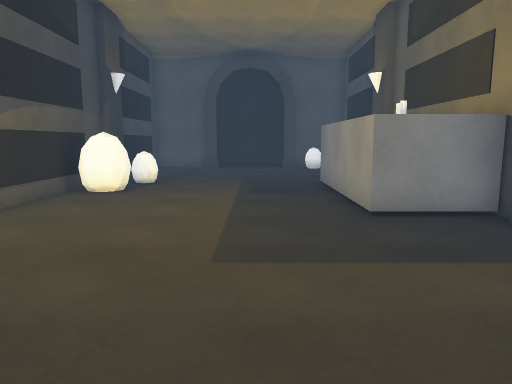
View 1 (above)

13 first-person views from a walk through a 3-D level made in the Unity game engine. The camera is 1.4 m above the floor, tilts 8° down and sees 70° across. The floor is counted in squares, 1 m on a side. Each view is taken from the middle of a square. On the plan, view 1 faces up. The plan holds only what a view shows up to about 16 squares ahead; the rest is blank. The place goes on beyond the plan. Surface patterns are stand-ins for the level's own textures.

View 2
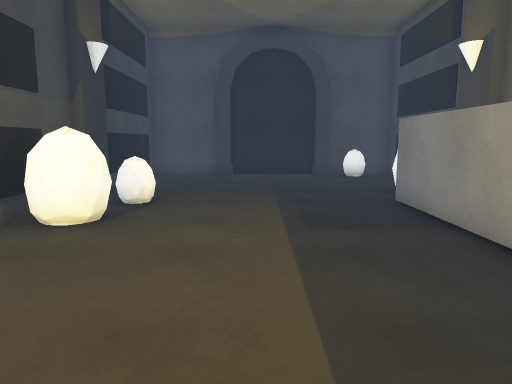

View 3
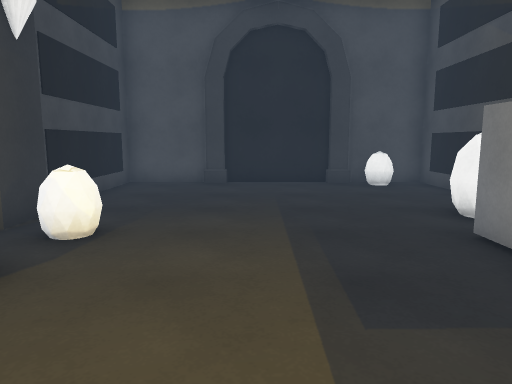

View 4
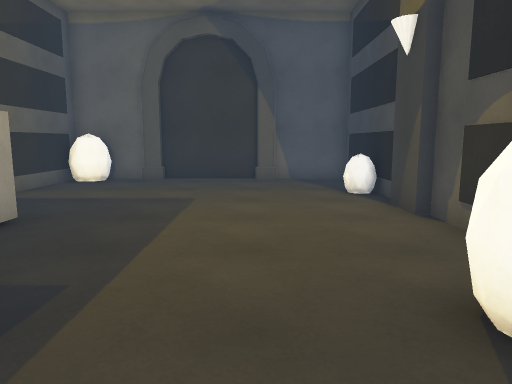

View 5
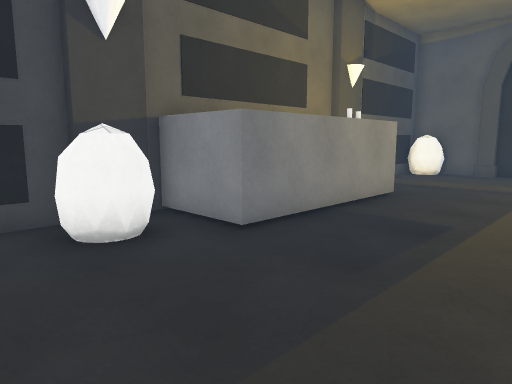

View 6
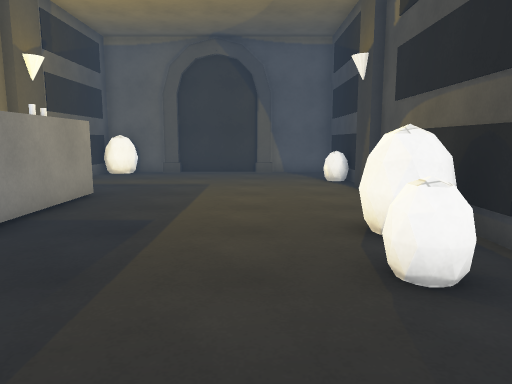

View 7
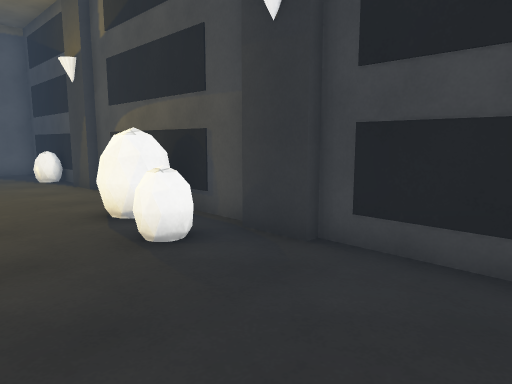

View 8
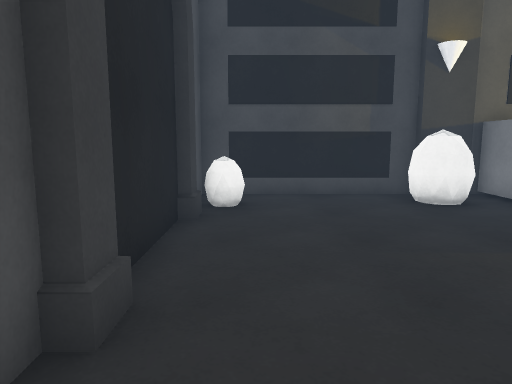

View 9
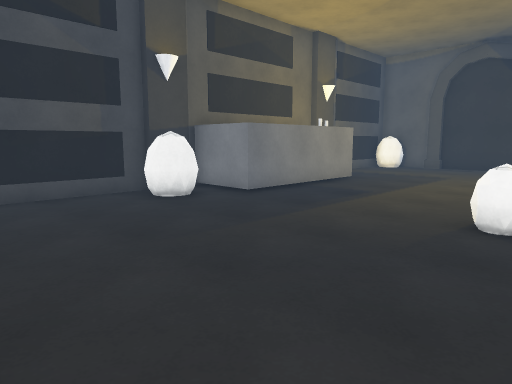

View 10
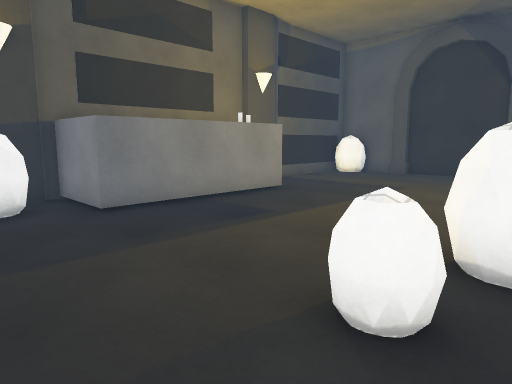

View 11
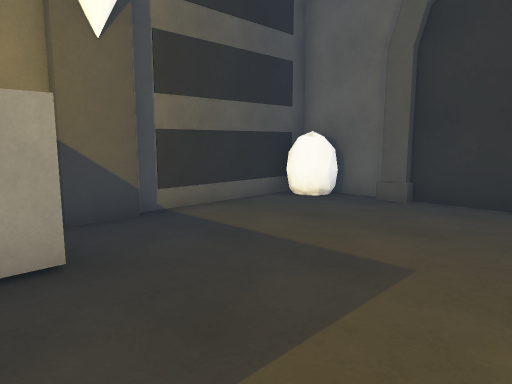

View 12
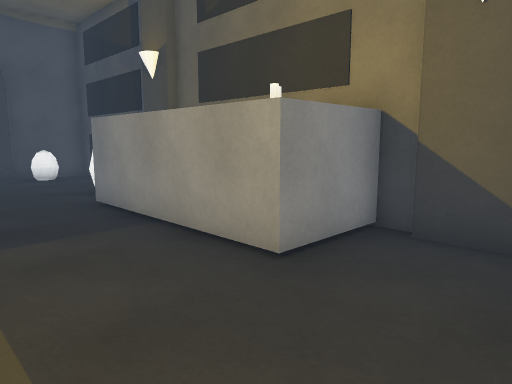

View 13
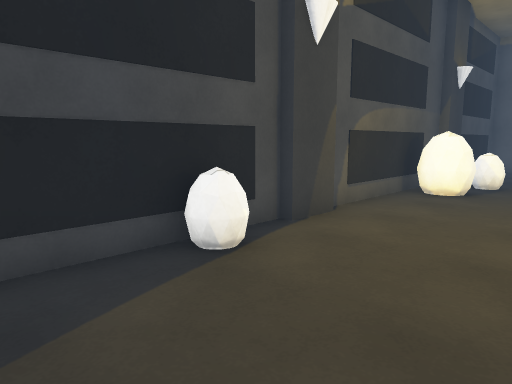

### Floor plan
Points are (right, up) in squares from view 1. A wall is a line through its corners. A room is listed if a view was taken in it or the views show most of it. See-through windows are left out.
Room 1 (views 1, 2, 3, 4, 5, 6, 7, 8, 9, 10, 11, 12, 13)
walls: (-3.6, 10.3) (-3.9, 9.8); (-3.8, 10.1) (-4.1, 9.8) (-4.7, 9.8); (-4, 9.8) (-4.1, 9.8); (-3.7, 10.7) (-3.6, 10.5); (-4.2, 9.7) (-4.7, 9.9) (-5, 10.2); (-3.9, 11.1) (-3.9, 10.2) (-4.7, 9.9); (-3.9, 11.1) (-3.6, 10.6) (-3.7, 10.2); (-4.6, 9.9) (-4.8, 10.1); (-4.4, 10.9) (-3.6, 10.6); (-4.3, 11.2) (-3.6, 10.7) (-3.6, 10.1); (-4.4, 11.2) (-3.9, 11); (-5, 6.2) (-5, 4.9); (-5.3, 12.8) (-5.3, 6.1); (3, 13.2) (2.7, 13.6); (3.2, 13.1) (2.9, 13.3) (2.7, 13.7); (-5.3, 5) (-5.3, -0.5) (-2.6, -0.5); (2.7, 13.8) (2.7, 14) (3.4, 14.4); (3.2, 13.4) (2.9, 13.7) (3.4, 14.4); (2.7, 13.9) (3.1, 14.5); (2.8, 13.9) (2.9, 14.3) (3.5, 14.5); (4.6, 6.1) (4.6, 6.8) (2.1, 6.8) (2.1, 12.2) (4.6, 12.2); (-5, 14) (-5, 12.6); (4.3, 4.8) (4.3, 6.1); (4.6, 13.8) (4.6, 19.4) (2, 19.4); (-2.8, -0.3) (-2, -0.3); (-2.1, -0.5) (1.5, -0.5); (3.8, 0.7) (4.3, 0.6); (1.4, -0.3) (2.1, -0.3); (3.7, 0.6) (4, 0.7); (3.2, 0.2) (3.9, 0.8) (4.4, 0.4); (3.2, 0.2) (3.5, 0.5); (3.2, 0) (3.4, 0.4); (2, -0.5) (4.6, -0.5) (4.6, 4.8); (3.2, -0.2) (3.2, 0.3); (-2, 19.1) (-2.8, 19.1); (3.3, -0.2) (3.8, 0.5) (4.3, 0.3); (-2.6, 19.4) (-5.3, 19.4) (-5.3, 13.9); (2.2, 19.1) (1.4, 19.1); (1.5, 19.4) (-2.1, 19.4)

Positions as (right, up) in squares from view 1, and headings:
1: (0, 0), facing up
2: (-1, 4), facing up
3: (-1, 7), facing up
4: (-2, 13), facing down
5: (-2, 16), facing down-right
6: (-2, 16), facing down
7: (-1, 17), facing down-left
8: (-5, 18), facing right
9: (-5, 19), facing down-right
10: (-5, 15), facing down-right
11: (-2, 8), facing down-right
12: (-1, 4), facing up-right
13: (-1, 0), facing up-left
